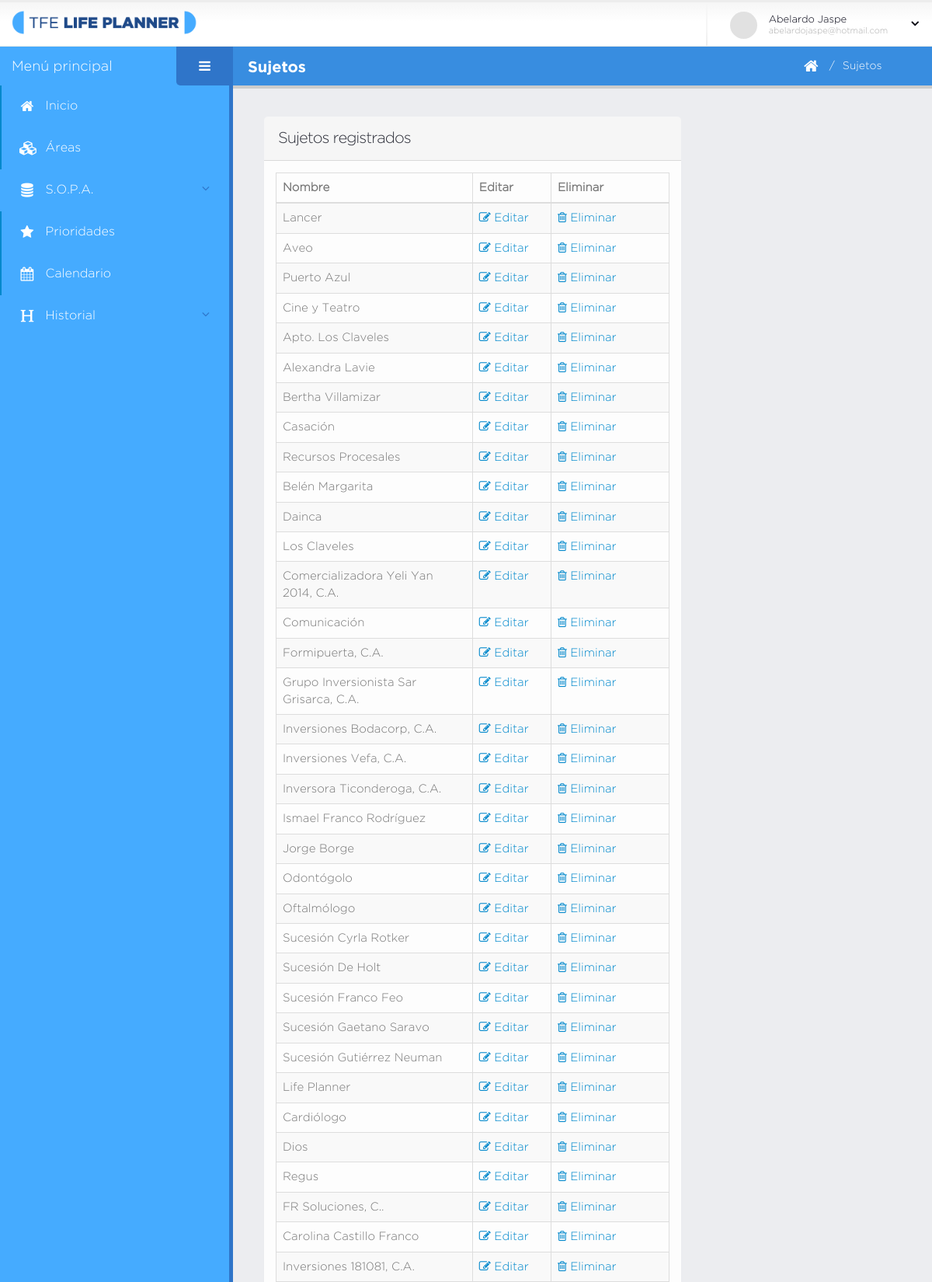
The app's page /es/sujetos.php (signed in, upper part) with its own data.
### tables this page shows
CREATE TABLE `sujeto` (
  `id` int(11) NOT NULL,
  `nombre` varchar(140) NOT NULL,
  `creado` datetime DEFAULT NULL,
  `modificado` datetime DEFAULT NULL,
  `usuario_id` int(11) NOT NULL
);

### es/database/data-sujeto.php (called while the page is built, shortened)
<?php
	function obtenerListaSujetos( $dbh, $idu ){
		$q = "select * from sujeto where usuario_id = $idu";
		return obtenerListaRegistros( mysqli_query( $dbh, $q ) );
	}
?>

### es/database/bd.php (called while the page is built, shortened)
<?php
	function obtenerListaRegistros( $data ){
		$lista_c = array();
		if( $data ){
			while( $c = mysqli_fetch_array( $data ) ){
				$lista_c[] = $c;
			}
		}
		return $lista_c;
	}
?>

### es/sujetos.php (the view, shortened to what this page needs)
<?php
    include( "database/bd.php" );
    include( "database/data-acceso.php" );
    include( "database/data-sujeto.php" );
    $idu = $_SESSION["user"]["id"];
    $sujetos = obtenerListaSujetos( $dbh, $idu );
?>
<!doctype html>
<html class="fixed">
	<head>
	</head>
	<body>
		<section class="body">
			<?php include( "secciones/header.php" ); ?>
			<div class="inner-wrapper">
				<?php include( "secciones/navegacion.php" ); ?>
				<section role="main" class="content-body">
					<?php include( "secciones/titulo_pagina.php" ); ?>
					<div class="row">
						<div class="col-md-8 col-sm-6 col-xs-12">
							<section class="panel">
								<header class="panel-heading">
									<h2 class="panel-title">Sujetos registrados</h2>
								</header>
								<div id="tabla_sujetos" class="panel-body">
									<table id="datatable-default"
									class="table table-bordered table-striped mb-none" >
										<thead>
											<tr>
												<th width="50%">Nombre</th>
												<th width="20%">Editar</th>
												<th width="30%">Eliminar</th>
											</tr>
										</thead>
										<tbody>
											<?php foreach ( $sujetos as $s ) { ?>
											<tr class="gradeX">
												<td><?php echo $s["nombre"] ?></td>
												<td>
													<a href="editar-sujeto.php?id=<?php echo $s["id"]?>">
												<i class="fa fa-edit"></i> Editar</a>
												</td>
												<td>
													<a href="#confirmar-accion"
													class="modal-sizes modal-with-zoom-anim elim_sujeto"
													data-ids="<?php echo $s["id"] ?>">
														<i class="fa fa-trash-o"></i> Eliminar
													</a>
												</td>
											</tr>
											<?php } ?>
										</tbody>
									</table>
								</div>
							</section>
						</div>
					</div>
				</section>
			</div>
		</section>
	</body>
</html>

### assets/stylesheets/skins/default.css (style rules this page uses)
a, .btn-link { color: #0088cc; }

### records on screen
sujeto: nombre "Lancer"
sujeto: nombre "Aveo"
sujeto: nombre "Puerto Azul"
sujeto: nombre "Cine y Teatro"
sujeto: nombre "Apto. Los Claveles"
sujeto: nombre "Alexandra Lavie"
sujeto: nombre "Bertha Villamizar"
sujeto: nombre "Casación"
sujeto: nombre "Recursos Procesales"
sujeto: nombre "Belén Margarita"
sujeto: nombre "Dainca"
sujeto: nombre "Los Claveles"
sujeto: nombre "Comercializadora Yeli Yan 2014, C.A."
sujeto: nombre "Comunicación"
sujeto: nombre "Formipuerta, C.A."
sujeto: nombre "Grupo Inversionista Sar Grisarca, C.A."
sujeto: nombre "Inversiones Bodacorp, C.A."
sujeto: nombre "Inversiones Vefa, C.A."
sujeto: nombre "Inversora Ticonderoga, C.A."
sujeto: nombre "Ismael Franco Rodríguez"
sujeto: nombre "Jorge Borge"
sujeto: nombre "Odontógolo"
sujeto: nombre "Oftalmólogo"
sujeto: nombre "Sucesión Cyrla Rotker"
sujeto: nombre "Sucesión De Holt"
sujeto: nombre "Sucesión Franco Feo"
sujeto: nombre "Sucesión Gaetano Saravo"
sujeto: nombre "Sucesión Gutiérrez Neuman"
sujeto: nombre "Life Planner"
sujeto: nombre "Cardiólogo"
sujeto: nombre "Dios"
sujeto: nombre "Regus"
sujeto: nombre "FR Soluciones, C.."
sujeto: nombre "Carolina Castillo Franco"
sujeto: nombre "Inversiones 181081, C.A."

### other values on screen
$usuario["nombre"] "Abelardo Jaspe"
$usuario["email"] "abelardojaspe@hotmail.com"
$titulo_pagina "Sujetos"
$breadcrumb "Sujetos"
